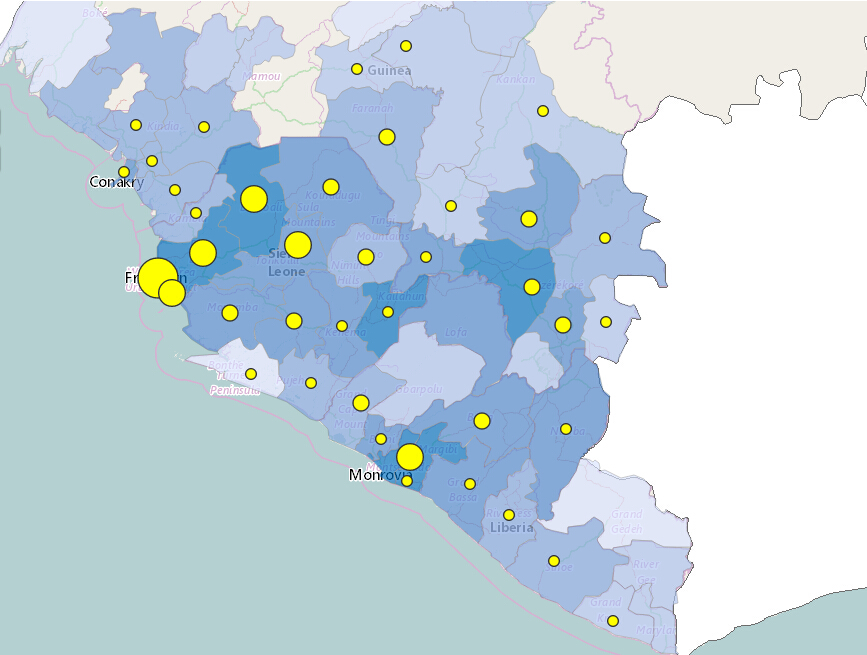
%> input picture meisai/2015A/zaiqu1.jpg, 867 x 655 px
$ octave tuceng.m   (GNU Octave 9; MATLAB toolbox functions it lacks are replaced by stand-ins)
%> lines starting %> are read from the running program, lines starting %| are printed output that depends on the picture
a=imread('./zaiqu1.jpg');
%> a is the input picture: size 655x867x3 uint8; mean R, G, B 193.9, 211.9, 222.4
b=imread('./jiuzhu1.jpg');
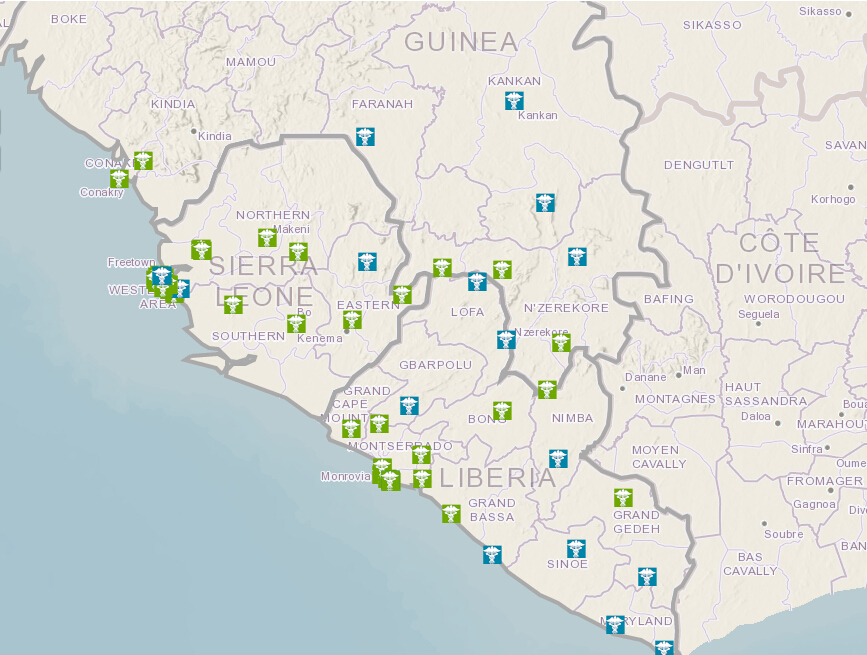
%> input picture meisai/2015A/jiuzhu1.jpg, 867 x 655 px
%> b is the input picture: size 655x867x3 uint8; mean R, G, B 213.5, 218.9, 215.7
% [10 lines of commented-out code are left out]

imtool(a*0.5+b*0.5)
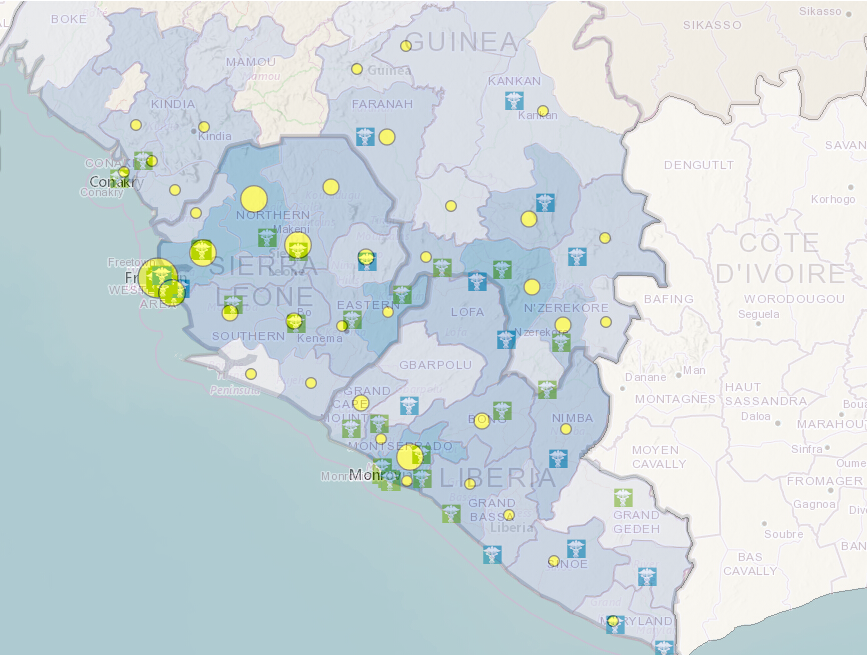
%> displayed picture: size 655x867x3, on the screen's scale of 0 to 255; mean R, G, B 204.3, 215.8, 219.7
